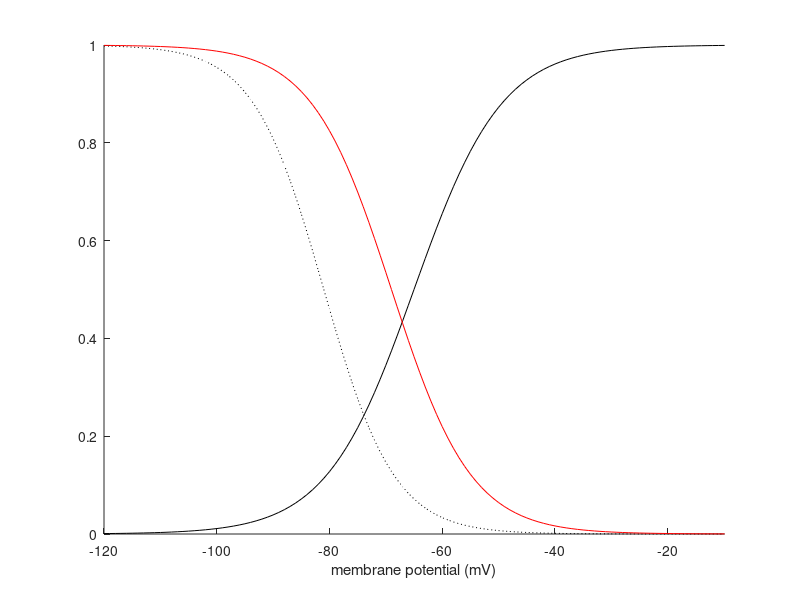
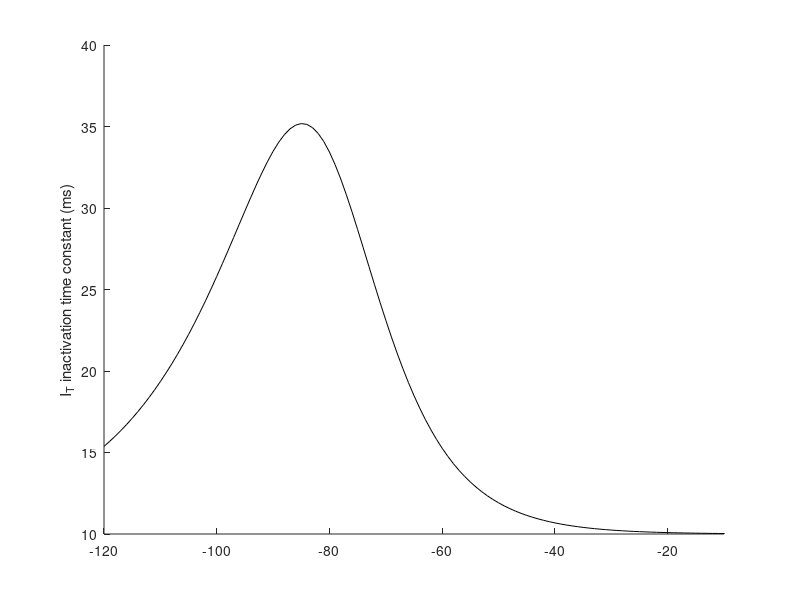

Reproduce these figures in MATLAB, in order. (Note: this script raises an error after producing the figures.)
%
%  Gabbiani & Cox, Mathematics for Neuroscientists, 2nd ed
%

v = -120:1:0;

%steady-state activation curve of low-threshold Ca current
sinf = 1./(1+exp(-(v+65)/7.8));

%steady-state inactivation of low-threshold Ca current
thh = -81;
kh = 6.25;
hinf = 1./(1+exp((v-thh)/kh));

%steady-state activation of H current
Hinf = 1./(1+exp((v+69)/7.1));

h_f1 = figure;
h_a1 = axes;
%plot results
line('Parent',h_a1,'XData',v,'YData',sinf);
line('Parent',h_a1,'XData',v,'YData',hinf,'LineStyle',':');
line('Parent',h_a1,'XData',v,'YData',Hinf,'Color','r');
set(h_a1,'XLim',[-120 -10]);
xlabel(h_a1,'membrane potential (mV)');

%time constant of (de-)inactivation of T-type calcium current
tauh = hinf.*exp((v+162.3)/17.8) + 20;
tauh = tauh/2; %temperature scaling factor

%time constant of H current
tauH = 1000./(exp((v+66.4)/9.3)+exp(-(v+81.6)/13));

h_f2 = figure; 
h_a2 = axes;
line('Parent',h_a2,'XData',v,'YData',tauh);
set(h_a2,'XLim',[-120 -10]);
ylabel(h_a2,'I_T inactivation time constant (ms)');

yyaxis right
line('Parent',h_a2,'XData',v,'YData',tauH,'Color','r');
set(h_a2,'XLim',[-120 -10],'Color','none');
set(h_a2,'YLim',[0 1500]);
xlabel(h_a2,'membrane potential (mV)');
ylabel(h_a2,'I_H activation time constant (ms)');
h_a2.YColor = 'r';

%print(handles.figure1,'-depsc2','wang_ss.eps');
